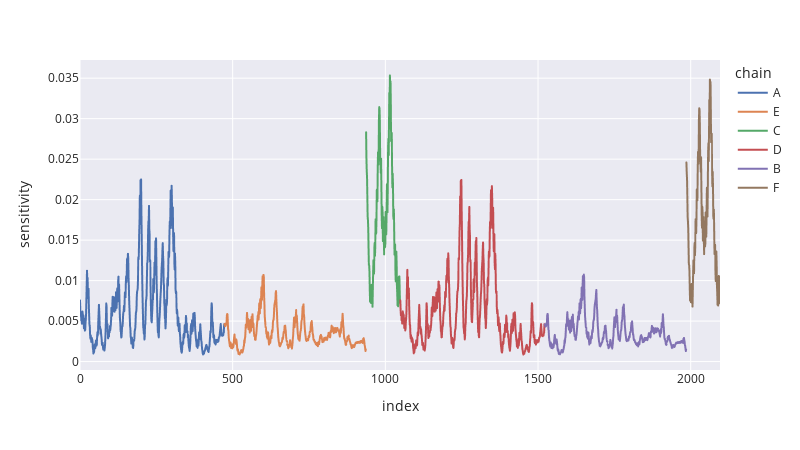

The code cell stored with this chart in its notebook:
### Markdown cell above
**Figure 1**: Sensitivity versus effectivness. The chains B and E, which represent VnfK subunits, are not affected by perturbations. The chains A and D, repreenting VnfD subunits, have show certain response to perturbation. The chains C and F, representing VnfG subunits, have the most sensible and effective sites. However, the overall magnitudes of these perturbations are small if compared with previous examples from the literature, so we expect only minor re-arrangements rather than global conformational changes induced by allostery.

### Code cell
px.line(
    azov_vnf_dkg_data, x='index', y='sensitivity', color='chain', hover_data=['chain', 'resnum', 'resname', 'sensitivity'],
    width=800, height=450, template='seaborn'
)

### Figure 1 — Plotly figure (JSON) as saved in the notebook; plotly's stock layout.template omitted (floating-point values rounded to 4 significant figures; data arrays with more than 128 entries replaced by an {"elided": "..."} marker saying what was removed)
{"data": [{"customdata": {"elided": "473x3 mixed values"}, "hovertemplate": "chain=%{customdata[0]}<br>index=%{x}<br>sensitivity=%{y}<br>resnum=%{customdata[1]}<br>resname=%{customdata[2]}<extra></extra>", "legendgroup": "A", "line": {"color": "rgb(76,114,176)", "dash": "solid"}, "marker": {"symbol": "circle"}, "mode": "lines", "name": "A", "showlegend": true, "type": "scattergl", "x": {"elided": "473 int values"}, "xaxis": "x", "y": {"elided": "473 float values"}, "yaxis": "y"}, {"customdata": {"elided": "464x3 mixed values"}, "hovertemplate": "chain=%{customdata[0]}<br>index=%{x}<br>sensitivity=%{y}<br>resnum=%{customdata[1]}<br>resname=%{customdata[2]}<extra></extra>", "legendgroup": "E", "line": {"color": "rgb(221,132,82)", "dash": "solid"}, "marker": {"symbol": "circle"}, "mode": "lines", "name": "E", "showlegend": true, "type": "scattergl", "x": {"elided": "464 int values"}, "xaxis": "x", "y": {"elided": "464 float values"}, "yaxis": "y"}, {"customdata": {"elided": "112x3 mixed values"}, "hovertemplate": "chain=%{customdata[0]}<br>index=%{x}<br>sensitivity=%{y}<br>resnum=%{customdata[1]}<br>resname=%{customdata[2]}<extra></extra>", "legendgroup": "C", "line": {"color": "rgb(85,168,104)", "dash": "solid"}, "marker": {"symbol": "circle"}, "mode": "lines", "name": "C", "showlegend": true, "type": "scattergl", "x": [937, 938, 939, 940, 941, 942, 943, 944, 945, 946, 947, 948, 949, 950, 951, 952, 953, 954, 955, 956, 957, 958, 959, 960, 961, 962, 963, 964, 965, 966, 967, 968, 969, 970, 971, 972, 973, 974, 975, 976, 977, 978, 979, 980, 981, 982, 983, 984, 985, 986, 987, 988, 989, 990, 991, 992, 993, 994, 995, 996, 997, 998, 999, 1000, 1001, 1002, 1003, 1004, 1005, 1006, 1007, 1008, 1009, 1010, 1011, 1012, 1013, 1014, 1015, 1016, 1017, 1018, 1019, 1020, 1021, 1022, 1023, 1024, 1025, 1026, 1027, 1028, 1029, 1030, 1031, 1032, 1033, 1034, 1035, 1036, 1037, 1038, 1039, 1040, 1041, 1042, 1043, 1044, 1045, 1046, 1047, 1048], "xaxis": "x", "y": [0.02833, 0.02521, 0.0236, 0.02282, 0.02051, 0.01791, 0.01749, 0.01637, 0.01399, 0.01193, 0.01189, 0.01111, 0.008862, 0.007396, 0.007889, 0.008471, 0.007251, 0.009158, 0.009471, 0.007215, 0.007464, 0.006773, 0.008851, 0.01095, 0.01252, 0.01099, 0.01087, 0.01403, 0.01464, 0.01307, 0.0142, 0.01757, 0.01733, 0.01582, 0.01776, 0.02121, 0.02065, 0.01978, 0.02363, 0.02583, 0.02432, 0.02525, 0.02986, 0.03143, 0.03125, 0.02967, 0.025, 0.0247, 0.02331, 0.02506, 0.02167, 0.01803, 0.01648, 0.01913, 0.01837, 0.01488, 0.01563, 0.01784, 0.01526, 0.01324, 0.01594, 0.01714, 0.01416, 0.01463, 0.01849, 0.01836, 0.01572, 0.01813, 0.02189, 0.02022, 0.01845, 0.0217, 0.02635, 0.02751, 0.0255, 0.02949, 0.03318, 0.03259, 0.03533, 0.03352, 0.03458, 0.03147, 0.02723, 0.0277, 0.02822, 0.02411, 0.02151, 0.02321, 0.02194, 0.01797, 0.01759, 0.01878, 0.01607, 0.01322, 0.01414, 0.01445, 0.01138, 0.009903, 0.01146, 0.01358, 0.01201, 0.009363, 0.008347, 0.00695, 0.007449, 0.006826, 0.00858, 0.01044, 0.009164, 0.01052, 0.008735, 0.007276], "yaxis": "y"}, {"customdata": {"elided": "473x3 mixed values"}, "hovertemplate": "chain=%{customdata[0]}<br>index=%{x}<br>sensitivity=%{y}<br>resnum=%{customdata[1]}<br>resname=%{customdata[2]}<extra></extra>", "legendgroup": "D", "line": {"color": "rgb(196,78,82)", "dash": "solid"}, "marker": {"symbol": "circle"}, "mode": "lines", "name": "D", "showlegend": true, "type": "scattergl", "x": {"elided": "473 int values"}, "xaxis": "x", "y": {"elided": "473 float values"}, "yaxis": "y"}, {"customdata": {"elided": "464x3 mixed values"}, "hovertemplate": "chain=%{customdata[0]}<br>index=%{x}<br>sensitivity=%{y}<br>resnum=%{customdata[1]}<br>resname=%{customdata[2]}<extra></extra>", "legendgroup": "B", "line": {"color": "rgb(129,114,179)", "dash": "solid"}, "marker": {"symbol": "circle"}, "mode": "lines", "name": "B", "showlegend": true, "type": "scattergl", "x": {"elided": "464 int values"}, "xaxis": "x", "y": {"elided": "464 float values"}, "yaxis": "y"}, {"customdata": {"elided": "111x3 mixed values"}, "hovertemplate": "chain=%{customdata[0]}<br>index=%{x}<br>sensitivity=%{y}<br>resnum=%{customdata[1]}<br>resname=%{customdata[2]}<extra></extra>", "legendgroup": "F", "line": {"color": "rgb(147,120,96)", "dash": "solid"}, "marker": {"symbol": "circle"}, "mode": "lines", "name": "F", "showlegend": true, "type": "scattergl", "x": [1986, 1987, 1988, 1989, 1990, 1991, 1992, 1993, 1994, 1995, 1996, 1997, 1998, 1999, 2000, 2001, 2002, 2003, 2004, 2005, 2006, 2007, 2008, 2009, 2010, 2011, 2012, 2013, 2014, 2015, 2016, 2017, 2018, 2019, 2020, 2021, 2022, 2023, 2024, 2025, 2026, 2027, 2028, 2029, 2030, 2031, 2032, 2033, 2034, 2035, 2036, 2037, 2038, 2039, 2040, 2041, 2042, 2043, 2044, 2045, 2046, 2047, 2048, 2049, 2050, 2051, 2052, 2053, 2054, 2055, 2056, 2057, 2058, 2059, 2060, 2061, 2062, 2063, 2064, 2065, 2066, 2067, 2068, 2069, 2070, 2071, 2072, 2073, 2074, 2075, 2076, 2077, 2078, 2079, 2080, 2081, 2082, 2083, 2084, 2085, 2086, 2087, 2088, 2089, 2090, 2091, 2092, 2093, 2094, 2095, 2096], "xaxis": "x", "y": [0.0246, 0.02333, 0.02258, 0.02045, 0.01791, 0.01733, 0.01633, 0.01404, 0.01201, 0.01192, 0.0112, 0.008964, 0.007535, 0.007961, 0.008549, 0.007329, 0.009243, 0.009577, 0.007269, 0.007513, 0.006802, 0.008837, 0.01097, 0.01248, 0.01102, 0.01091, 0.014, 0.01464, 0.01315, 0.01431, 0.01758, 0.01744, 0.01586, 0.01785, 0.02125, 0.02065, 0.01991, 0.02371, 0.02588, 0.02443, 0.02534, 0.02992, 0.03129, 0.0312, 0.02936, 0.02484, 0.02466, 0.02345, 0.02523, 0.02158, 0.01803, 0.01654, 0.01913, 0.01841, 0.01495, 0.0157, 0.01784, 0.0153, 0.01327, 0.01604, 0.01717, 0.01423, 0.01459, 0.01842, 0.01826, 0.01541, 0.01784, 0.02146, 0.01969, 0.01792, 0.02123, 0.0257, 0.02695, 0.02475, 0.02824, 0.03231, 0.03124, 0.03483, 0.03324, 0.03451, 0.03075, 0.0271, 0.02806, 0.02814, 0.02383, 0.02164, 0.02344, 0.02186, 0.01798, 0.01763, 0.01876, 0.01607, 0.01329, 0.0142, 0.01442, 0.01141, 0.009944, 0.01152, 0.0136, 0.01203, 0.009428, 0.008428, 0.007007, 0.007556, 0.006932, 0.00865, 0.01057, 0.009233, 0.01047, 0.008618, 0.007204], "yaxis": "y"}], "layout": {"height": 450, "legend": {"title": {"text": "chain"}, "tracegroupgap": 0}, "margin": {"t": 60}, "width": 800, "xaxis": {"anchor": "y", "domain": [0, 1], "title": {"text": "index"}}, "yaxis": {"anchor": "x", "domain": [0, 1], "title": {"text": "sensitivity"}}}}
